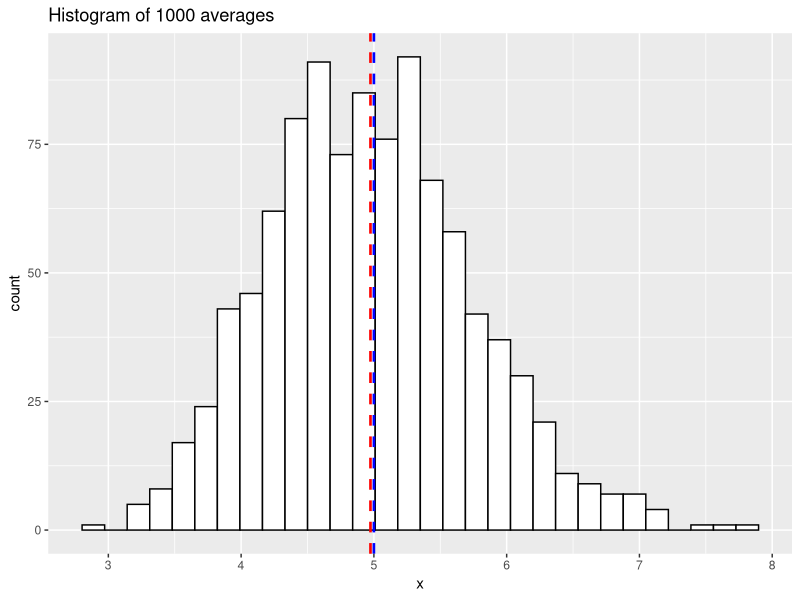
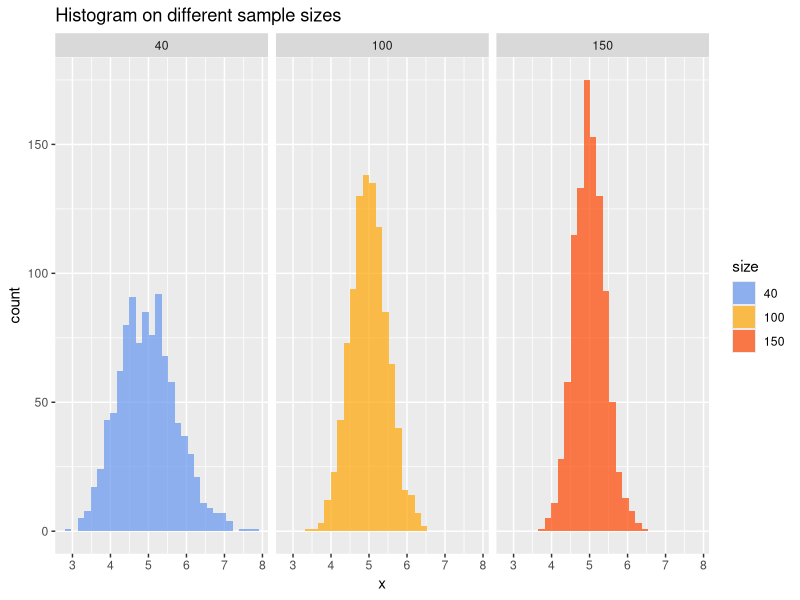
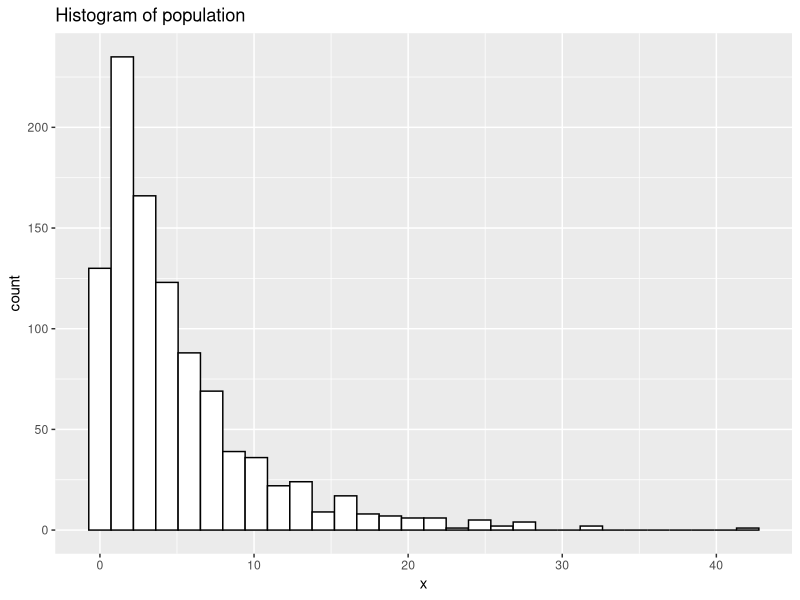
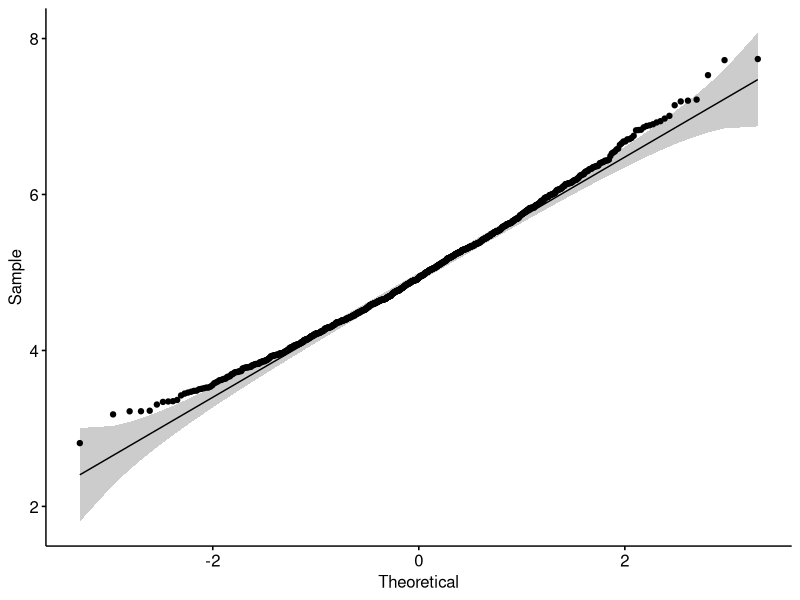

The R source for these figures, in order:
## Exponential distribution and CLT

## Simulation process ----
# chunk 1
lambda = 0.2
n = 40
N = 1000


# chunk 2
set.seed(1234)
Sample <- matrix(rexp(n = n * N, lambda), N, n)
Sample <- apply(Sample, 1, mean)


## Mean comparison ----
# chunk 3
# Theoretical mean
1/lambda
# Sample mean
mean(Sample)


# chunk 4
# figure 1
library(ggplot2)
ggplot(data.frame(Sample), aes(x = Sample)) + 
  geom_histogram(colour = "black", fill = "white", bins = 30) +
  geom_vline(aes(xintercept = 1/lambda),
             color = "blue", linetype = "dashed", size = 0.9) +
  geom_vline(aes(xintercept = mean(Sample)),
             color = "red", linetype = "dashed", size = 0.9) + 
  labs(title = "Histogram of 1000 averages", x = "x")


## Variance comparison ----
# chunk 5
# Theoretical variance
1/(n * lambda^2)
# Sample variance
var(Sample)


# chunk 6
SD <- function(lambda, n, N){
  set.seed(1234)
  Sample <- matrix(rexp(n = n*N, lambda), N, n)
  Sample <- apply(Sample, 1, mean)
  return(list(Sample = Sample))
}
Sp0 <- Sample
Sp1 <- SD(lambda, 100, N)$Sample
Sp2 <- SD(lambda, 150, N)$Sample
Sp <- c(Sp0, Sp1, Sp2)
label <- factor(rep(c("40","100","150"), each = 1000), 
                levels = c("40","100","150"), ordered = TRUE)
# the table
theory_var <- 1/(c(40,100,150)*lambda^2)
sample_var <- c(var(Sp0),var(Sp1),var(Sp2))
dat <- data.frame(theory_var, sample_var)
rownames(dat) <- c("n=40","n=100","n=150")
colnames(dat) <- c("theory_variance", "sample_variance")
dat

# figure 2
ggplot(data.frame(Sp, size = label), aes(x = Sp)) + 
  geom_histogram(aes(fill = size), bins = 30) +
  scale_fill_manual(values=alpha(c("#6495ED","#FFA500","#FF4500"), 0.7)) +
  facet_grid(.~ size) +
  labs(title = "Histogram on different sample sizes", x="x",y="count")


## Distribution ----
# chunk 7
dat <- data.frame(x = rexp(n = 1000, lambda))
ggplot(dat, aes(x = x)) + 
  geom_histogram(colour = "black", fill = "white", bins = 30) +
  labs(title = "Histogram of population", x="x",y="count")


# chunk 8
library("ggpubr")
ggqqplot(Sample)
